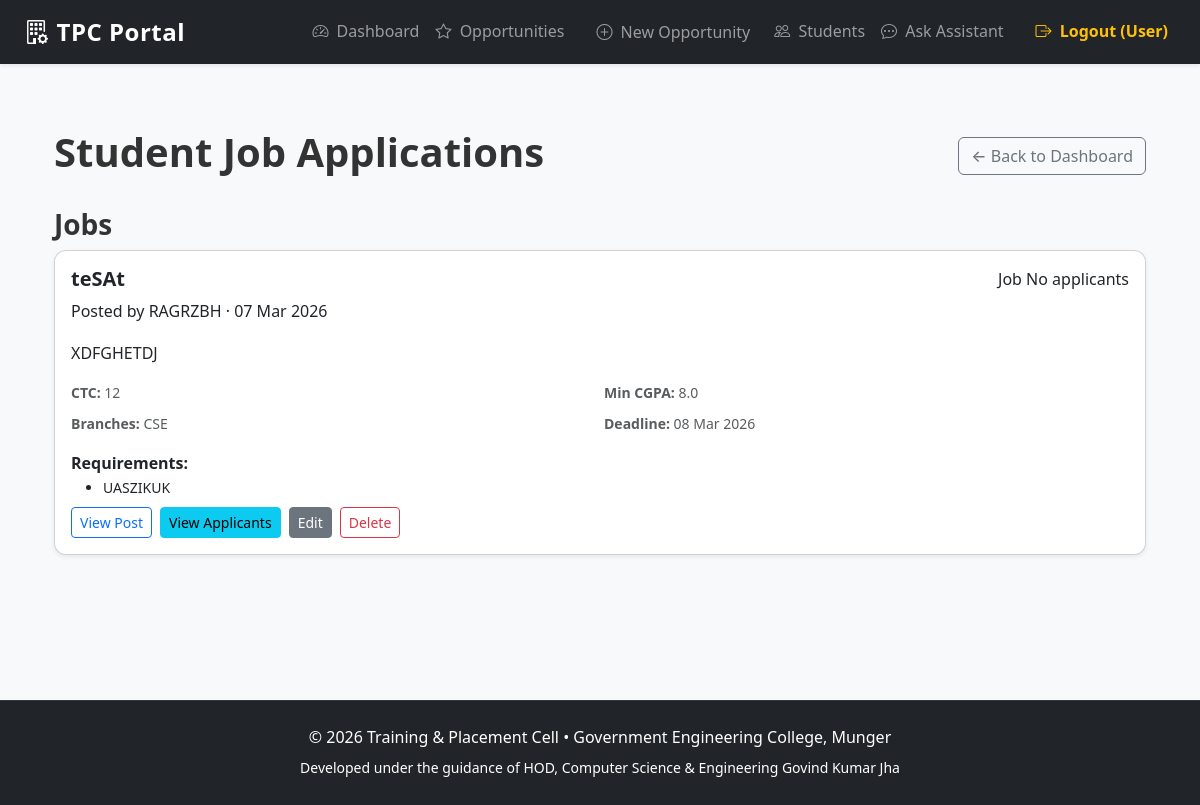
Page /admin/opportunities (signed in) on the earlier database version.
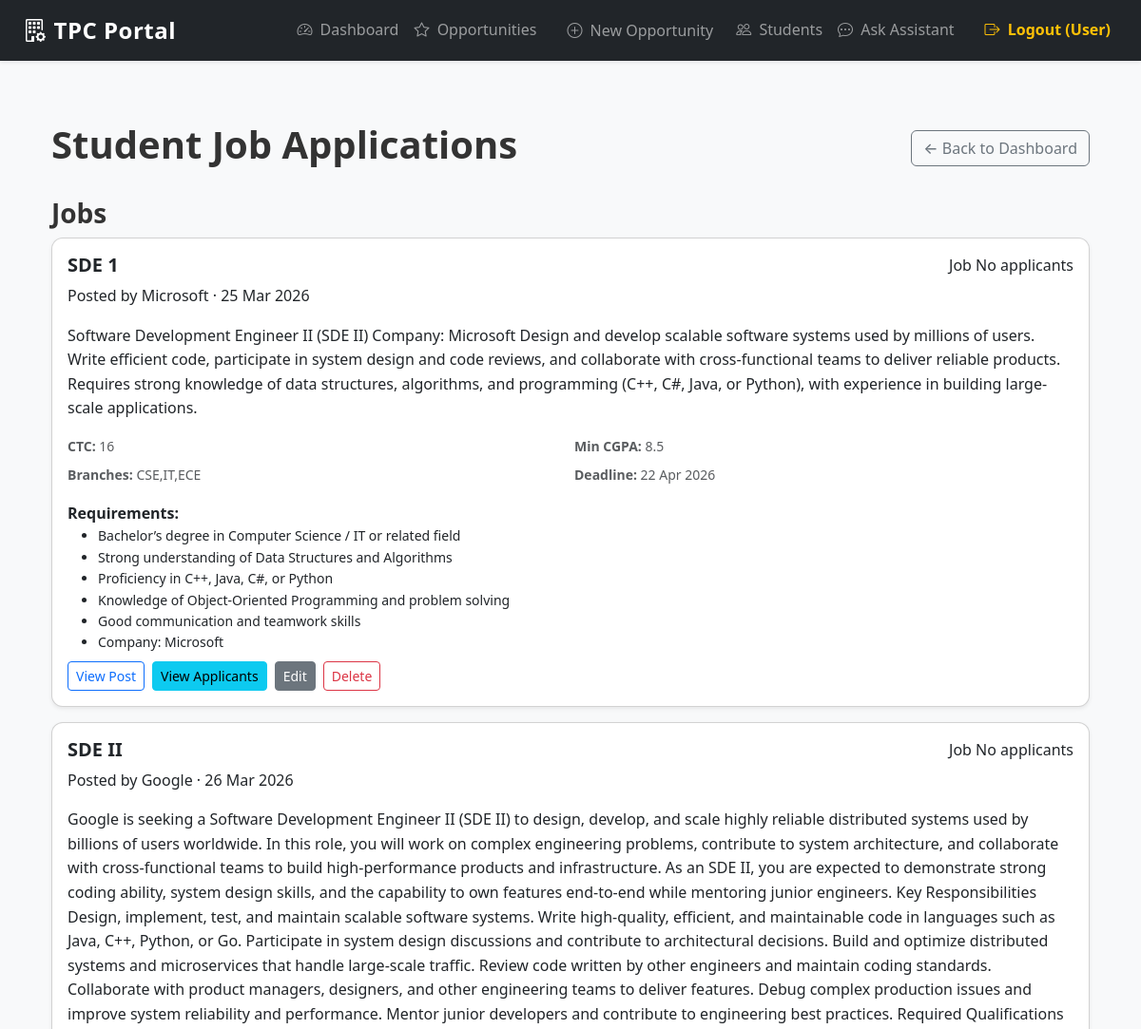
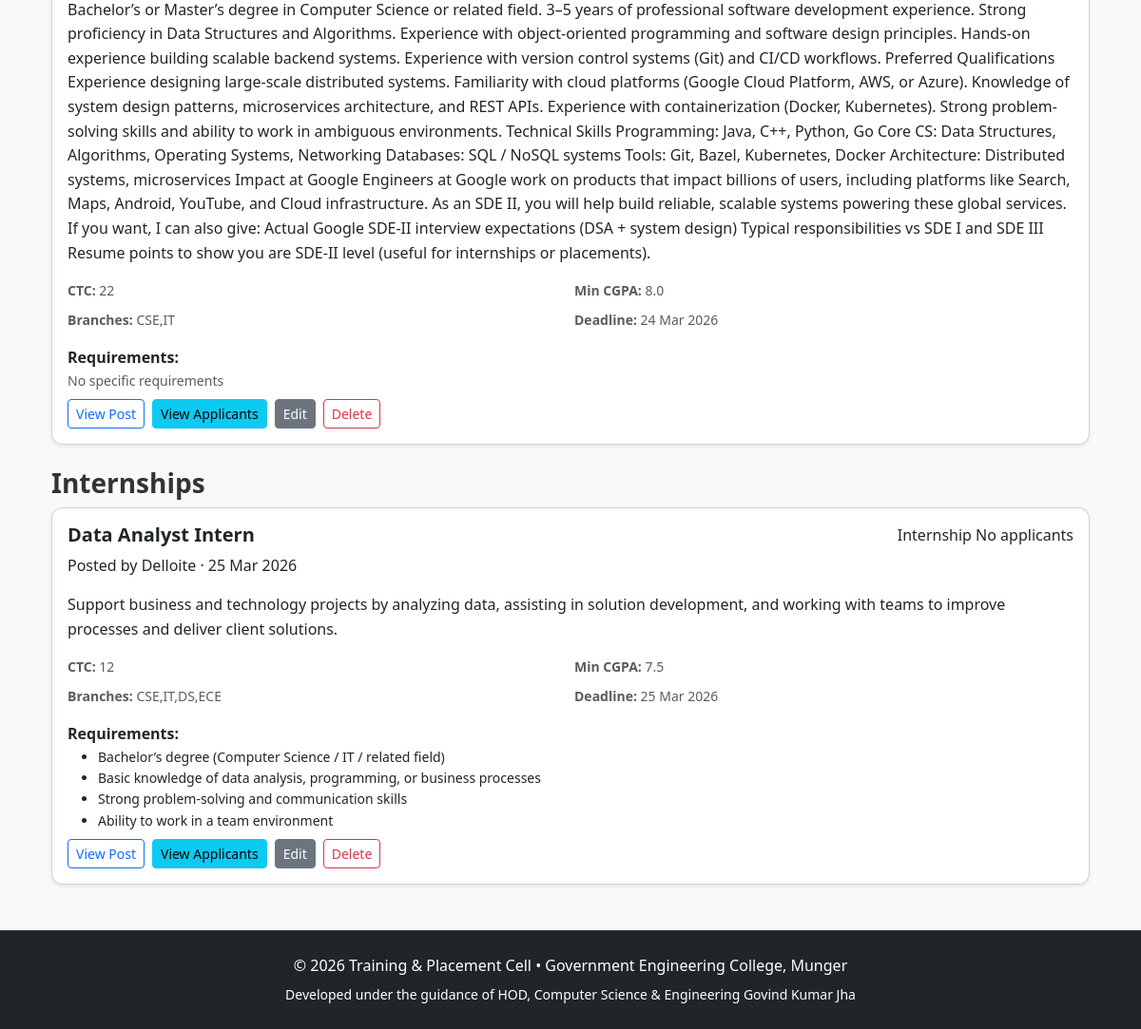
Same page on the later database version (2 pictures, top to bottom).
### app/models.py (models this page shows, shortened)
class Opportunity(db.Model):
    __tablename__ = 'opportunities'
    id = db.Column(db.Integer, primary_key=True)
    title = db.Column(db.String(200), nullable=False)
    type = db.Column(db.String(50), nullable=False)  # e.g. Job, Internship, Session, Hackathon, Bootcamp, Seminar
    organizer = db.Column(db.String(150))
    company_name = db.Column(db.String(150))
    description = db.Column(db.Text)
    requirements = db.Column(db.Text)  # JSON string or newline-separated list
    date = db.Column(db.DateTime)
    mode = db.Column(db.String(50))
    ctc = db.Column(db.String(50))  # e.g. "12 LPA", "500/month"
    min_cgpa = db.Column(db.Float)  # Minimum CGPA required
    allowed_branches = db.Column(db.Text)  # comma-separated
    deadline = db.Column(db.DateTime)  # Application deadline
    created_at = db.Column(db.DateTime, default=datetime.utcnow)
    def get_requirements_list(self):
        if not self.requirements:
            return []
        try:
            import json
            data = json.loads(self.requirements)
            if isinstance(data, list):
                return data
        except Exception:
            pass
        return [r.strip() for r in self.requirements.splitlines() if r.strip()]

### app/admin/routes.py (the view)
@bp.route('/opportunities')
@admin_required
def opportunities():
    page = request.args.get('page', 1, type=int)
    query = Opportunity.query.order_by(Opportunity.created_at.desc())
    opps = query.paginate(page=page, per_page=15, error_out=False)
    return render_template('admin/applications.html', opportunities=opps.items)

### app/admin/routes.py (called while the page is built)
def admin_required(f):
    @wraps(f)
    def decorated_function(*args, **kwargs):
        if 'user_id' not in session or session.get('role') != 'Admin':
            flash('You must be an admin to access this page.', 'danger')
            return redirect(url_for('auth.login'))
        return f(*args, **kwargs)
    return decorated_function

### templates/admin/applications.html (shortened to what this page needs)
{% extends "base.html" %}
{% block content %}
<div class="container-fluid py-4">
    <div class="d-flex justify-content-between align-items-center mb-4">
        <h1>Student Job Applications</h1>
        <a href="{{ url_for('admin.dashboard') }}" class="btn btn-outline-secondary">
            ← Back to Dashboard
        </a>
    </div>
    {% if opportunities %}
        {% set types = ['Job', 'Internship', 'Session', 'Hackathon', 'Bootcamp', 'Seminar'] %}
        {% set plural = {'Job':'Jobs','Internship':'Internships','Session':'Sessions','Hackathon':'Hackathons','Bootcamp':'Bootcamps','Seminar':'Seminars'} %}
        {% for t in types %}
            {% set items = opportunities|selectattr('type','equalto', t)|list %}
            {% if items %}
                <h3 class="mt-4">{{ plural[t] }}</h3>
                <div class="row g-3">
                    {% for opp in items %}
                        <div class="col-12">
                            <article class="card shadow-sm">
                                <div class="card-body">
                                    <div class="d-flex justify-content-between align-items-start mb-2\">
                                        <div>
                                            <h5 class=\"card-title mb-1\">{{ opp.title }}</h5>
                                            <p class=\"mb-0 small text-muted\">Posted by {{ opp.organizer or opp.company_name or 'Admin' }} · {{ opp.date.strftime('%d %b %Y') if opp.date else 'TBA' }}</p>
                                        </div>
                                        <div class=\"text-end\">
                                            <span class=\"badge bg-info text-dark\">{{ opp.type }}</span>
                                            <span class=\"badge bg-primary d-block mt-2\">
                                                {% set app_count = opp.applications|length if opp.applications else 0 %}
                                                {% if app_count > 0 %}
                                                    {{ app_count }} Applicants
                                                {% else %}
                                                    No applicants
                                                {% endif %}
                                            </span>
                                        </div>
                                    </div>
                                    <p class="card-text">{{ opp.description or 'No description provided.' }}</p>
                                    {% if opp.type in ['Job', 'Internship'] %}
                                    <div class="row g-2 mb-3 small text-muted">
                                        <div class="col-6">
                                            <strong>CTC:</strong> {{ opp.ctc or '—' }}
                                        </div>
                                        <div class="col-6">
                                            <strong>Min CGPA:</strong> {{ opp.min_cgpa or '—' }}
                                        </div>
                                        <div class="col-6">
                                            <strong>Branches:</strong> {{ opp.allowed_branches or '—' }}
                                        </div>
                                        <div class="col-6">
                                            <strong>Deadline:</strong> {{ opp.deadline.strftime('%d %b %Y') if opp.deadline else 'TBA' }}
                                        </div>
                                    </div>
                                    {% endif %}
                                    <div class="mb-2">
                                        <strong>Requirements:</strong>
                                        {% set reqs = opp.get_requirements_list() %}
                                        {% if reqs %}
                                            <ul class="mb-0">
                                                {% for req in reqs %}
                                                    <li class="small">{{ req }}</li>
                                                {% endfor %}
                                            </ul>
                                        {% else %}
                                            <p class="mb-0 small text-muted">No specific requirements</p>
                                        {% endif %}
                                    </div>
                                    <div class="d-flex gap-2">
                                        <a href="{{ url_for('admin.view_opportunity', opp_id=opp.id) }}" class="btn btn-sm btn-outline-primary">View Post</a>
                                        <a href="{{ url_for('admin.opportunity_applicants', opp_id=opp.id) }}" class="btn btn-sm btn-info">View Applicants</a>
                                        <a href="{{ url_for('admin.edit_opportunity', opp_id=opp.id) }}" class="btn btn-sm btn-secondary">Edit</a>
                                        <form action="{{ url_for('admin.delete_opportunity', opp_id=opp.id) }}" method="post" class="d-inline">
                                            <button type="submit" class="btn btn-sm btn-outline-danger" onclick="return confirm('Delete this opportunity?')">Delete</button>
                                        </form>
                                    </div>
                                </div>
                            </article>
                        </div>
                    {% endfor %}
                </div>
            {% endif %}
        {% endfor %}
    {% else %}
        <div class="text-center py-5">
            <h3 class="text-muted">No opportunities found</h3>
        </div>
    {% endif %}
</div>
{% endblock %}

### templates/base.html (shortened to what this page needs)
<!DOCTYPE html>
<html lang="en">
<head>
    <link href="https://cdn.jsdelivr.net/npm/bootstrap@5.3.3/dist/css/bootstrap.min.css"
          rel="stylesheet"
>
    <link rel="stylesheet" href="https://cdn.jsdelivr.net/npm/bootstrap-icons@1.11.3/font/bootstrap-icons.min.css">
    <link rel="stylesheet" href="{{ url_for('static', filename='css/styles.css') }}">
</head>
<body class="bg-light">
    <nav class="navbar navbar-expand-lg navbar-dark bg-dark shadow-sm">
        <div class="container-fluid px-4">
            <a class="navbar-brand fw-bold fs-4" href="{{ url_for('main.index') }}">
                <i class="bi bi-building-gear me-2"></i>TPC Portal
            </a>
            <div class="collapse navbar-collapse" id="navbarNav">
                <ul class="navbar-nav ms-auto align-items-center">
                    {% if 'user_id' in session %}
                        {% if session.role == 'Admin' %}
                            <li class="nav-item">
                                <a class="nav-link" href="{{ url_for('admin.dashboard') }}">
                                    <i class="bi bi-speedometer2 me-1"></i> Dashboard
                                </a>
                            </li>
                            <li class="nav-item">
                                <a class="nav-link" href="{{ url_for('admin.opportunities') }}">
                                    <i class="bi bi-star me-1"></i> Opportunities
                                </a>
                            </li>
                            <li class="nav-item">
                                <a class="nav-link btn ms-2 px-3" href="{{ url_for('admin.new_opportunity') }}">
                                    <i class="bi bi-plus-circle me-1"></i> New Opportunity
                                </a>
                            </li>
                            <li class="nav-item">
                                <a class="nav-link" href="{{ url_for('admin.view_students') }}">
                                    <i class="bi bi-people me-1"></i> Students
                                </a>
                            </li>
                        {% endif %}
                        <li class="nav-item">
                            <a class="nav-link" href="{{ url_for('chatbot.chatbot_page') }}">
                                <i class="bi bi-chat-dots me-1"></i> Ask Assistant
                            </a>
                        </li>
                        <li class="nav-item ms-3">
                            <a class="nav-link text-warning fw-semibold" href="{{ url_for('auth.logout') }}">
                                <i class="bi bi-box-arrow-right me-1"></i> Logout ({{ session.username if 'username' in session else 'User' }})
                            </a>
                        </li>
                    {% endif %}
                </ul>
            </div>
        </div>
    </nav>
    <main class="container py-4">
        {% block content %}{% endblock %}
    </main>
    <footer class="bg-dark text-white text-center py-4 mt-auto">
        <div class="container">
            <p class="mb-1">
                © {{ current_year }} Training & Placement Cell •
                <a href="#" class="text-white text-decoration-none">Government Engineering College, Munger</a>
            </p>
            <small> Developed under the guidance of HOD, Computer Science & Engineering Govind Kumar Jha </small>
        </div>
    </footer>
</body>
</html>

### static/css/styles.css (style rules this page uses)
:root { --primary: #0d6efd; --primary-dark: #0b5ed7; --success: #198754; --warning: #ffc107; --danger: #dc3545; --info: #0dcaf0; --light-bg: #f8f9fa; --dark-bg: #212529; }
body { font-family: 'Segoe UI', system-ui, -apple-system, sans-serif; background-color: var(--light-bg); color: #333; line-height: 1.6; }
h1, h2, h3, h4, h5, h6 { font-weight: 600; }
main { min-height: calc(100vh - 180px); }
.navbar-dark .navbar-brand { font-weight: 700; letter-spacing: 0.5px; }
.nav-link { transition: color 0.2s ease; }
.card { border-radius: 12px; overflow: hidden; }
.shadow-sm { box-shadow: 0 0.125rem 0.25rem rgba(0, 0, 0, 0.075) !important; }
.btn { font-weight: 500; transition: all 0.15s ease; white-space: nowrap; }
footer { border-top: 1px solid #343a40; }

Differences in the rows shown:
removed Opportunity: title "teSAt", organizer "RAGRZBH", date "07 Mar 2026", type "Job", description "XDFGHETDJ", ctc "12", min_cgpa "8.0", allowed_branches "CSE", deadline "08 Mar 2026", requirements "UASZIKUK"
added Opportunity: title "SDE 1", organizer "Microsoft", date "25 Mar 2026", type "Job", description "Software Development Engineer II (SDE II) Company: Microsoft Design and develop scalable software systems used by millions of users. Write efficient code, participate in system design and code reviews, and collaborate with cross-functional teams to deliver reliable products. Requires strong knowledge of data structures, algorithms, and programming (C++, C#, Java, or Python), with experience in building large-scale applications.", ctc "16", min_cgpa "8.5", allowed_branches "CSE,IT,ECE", deadline "22 Apr 2026", reqs "Bachelor’s degree in Computer Science / IT or related field" "Strong understanding of Data Structures and Algorithms" "Proficiency in C++, Java, C#, or Python" "Knowledge of Object-Oriented Programming and problem solving" "Good communication and teamwork skills" "Company: Microsoft", shown under "Jobs"
added Opportunity: title "SDE II", organizer "Google", date "26 Mar 2026", type "Job", description "Google is seeking a Software Development Engineer II (SDE II) to design, develop, and scale highly reliable distributed systems used by billions of users worldwide. In this role, you will work on complex engineering problems, contribute to system architecture, and collaborate with cross-functional teams to build high-performance products and infrastructure. As an SDE II, you are expected to demonstrate strong coding ability, system design skills, and the capability to own features end-to-end while mentoring junior engineers. Key Responsibilities Design, implement, test, and maintain scalable software systems. Write high-quality, efficient, and maintainable code in languages such as Java,…", ctc "22", min_cgpa "8.0", allowed_branches "CSE,IT", deadline "24 Mar 2026", shows "No specific requirements", shown under "Jobs"
added Opportunity: title "Data Analyst Intern", organizer "Delloite", date "25 Mar 2026", type "Internship", description "Support business and technology projects by analyzing data, assisting in solution development, and working with teams to improve processes and deliver client solutions.", ctc "12", min_cgpa "7.5", allowed_branches "CSE,IT,DS,ECE", deadline "25 Mar 2026", reqs "Bachelor’s degree (Computer Science / IT / related field)" "Basic knowledge of data analysis, programming, or business processes" "Strong problem-solving and communication skills" "Ability to work in a team environment", shown under "Internships"
Other differences:
new list line: "Internships"
